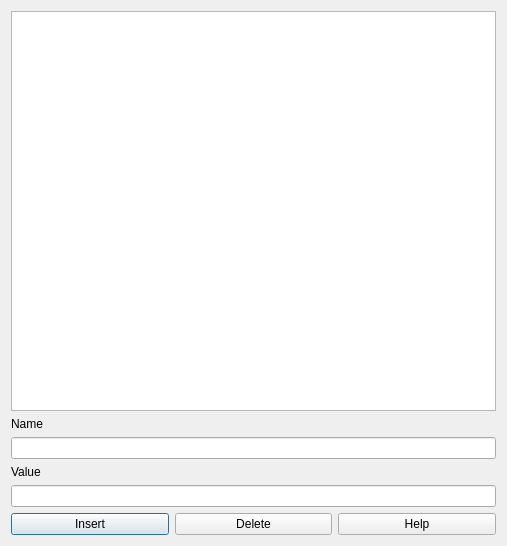
              <widget class="QWidget" name="sesvariablesm1">
               <property name="geometry">
                <rect>
                 <x>0</x>
                 <y>0</y>
                 <width>507</width>
                 <height>546</height>
                </rect>
               </property>
               <attribute name="label">
                <string>SES Variables</string>
               </attribute>
               <layout class="QVBoxLayout" name="verticalLayoutm6">
                <item>
                 <widget class="QTableView" name="tvsesvariableviewm1">
                  <property name="dragDropOverwriteMode">
                   <bool>false</bool>
                  </property>
                  <property name="alternatingRowColors">
                   <bool>true</bool>
                  </property>
                  <property name="selectionMode">
                   <enum>QAbstractItemView::MultiSelection</enum>
                  </property>
                  <property name="selectionBehavior">
                   <enum>QAbstractItemView::SelectRows</enum>
                  </property>
                  <property name="sortingEnabled">
                   <bool>true</bool>
                  </property>
                 </widget>
                </item>
                <item>
                 <widget class="QLabel" name="lsesvariablenamem1">
                  <property name="text">
                   <string>Name</string>
                  </property>
                 </widget>
                </item>
                <item>
                 <widget class="QLineEdit" name="lesesvariablenamem1"/>
                </item>
                <item>
                 <widget class="QLabel" name="lsesvariablevaluem1">
                  <property name="text">
                   <string>Value</string>
                  </property>
                 </widget>
                </item>
                <item>
                 <widget class="QLineEdit" name="lesesvariablevaluem1"/>
                </item>
                <item>
                 <layout class="QHBoxLayout" name="sesvariableshm1">
                  <item>
                   <widget class="QPushButton" name="bsesvariableinsertm1">
                    <property name="text">
                     <string>Insert</string>
                    </property>
                    <property name="icon">
                     <iconset resource="icons.qrc">
                      <normaloff>:/icons/ieditadd.png</normaloff>:/icons/ieditadd.png</iconset>
                    </property>
                    <property name="default">
                     <bool>true</bool>
                    </property>
                   </widget>
                  </item>
                  <item>
                   <widget class="QPushButton" name="bsesvariabledeletem1">
                    <property name="text">
                     <string>Delete</string>
                    </property>
                    <property name="icon">
                     <iconset resource="icons.qrc">
                      <normaloff>:/icons/ieditdelete.png</normaloff>:/icons/ieditdelete.png</iconset>
                    </property>
                   </widget>
                  </item>
                  <item>
                   <widget class="QPushButton" name="bsesvariablehelpm1">
                    <property name="text">
                     <string>Help</string>
                    </property>
                    <property name="icon">
                     <iconset resource="icons.qrc">
                      <normaloff>:/icons/ihelp.png</normaloff>:/icons/ihelp.png</iconset>
                    </property>
                   </widget>
                  </item>
                 </layout>
                </item>
               </layout>
              </widget>
